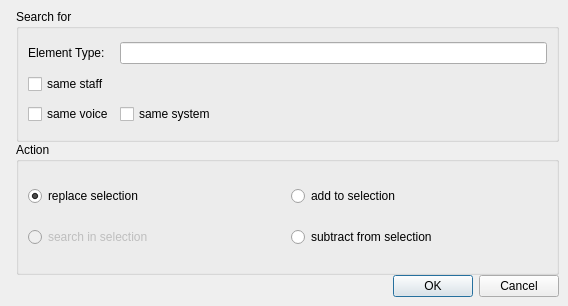
<?xml version="1.0" encoding="UTF-8"?>
<ui version="4.0">
 <class>SelectDialog</class>
 <widget class="QDialog" name="SelectDialog">
  <property name="geometry">
   <rect>
    <x>0</x>
    <y>0</y>
    <width>568</width>
    <height>306</height>
   </rect>
  </property>
  <property name="windowTitle">
   <string>MuseScore: Select</string>
  </property>
  <layout class="QHBoxLayout" name="horizontalLayout">
   <property name="spacing">
    <number>0</number>
   </property>
   <property name="margin">
    <number>0</number>
   </property>
   <item>
    <widget class="QLabel" name="label_3">
     <property name="sizePolicy">
      <sizepolicy hsizetype="Fixed" vsizetype="Ignored">
       <horstretch>0</horstretch>
       <verstretch>0</verstretch>
      </sizepolicy>
     </property>
     <property name="text">
      <string/>
     </property>
     <property name="pixmap">
      <pixmap resource="musescore.qrc">:/data/bg1.jpg</pixmap>
     </property>
    </widget>
   </item>
   <item>
    <layout class="QVBoxLayout" name="verticalLayout">
     <property name="margin">
      <number>9</number>
     </property>
     <item>
      <widget class="QGroupBox" name="groupBox_2">
       <property name="title">
        <string>Search for</string>
       </property>
       <property name="flat">
        <bool>false</bool>
       </property>
       <layout class="QGridLayout" name="gridLayout_2">
        <item row="0" column="0">
         <widget class="QLabel" name="label">
          <property name="text">
           <string>Element Type:</string>
          </property>
         </widget>
        </item>
        <item row="0" column="1">
         <widget class="QLineEdit" name="type">
          <property name="readOnly">
           <bool>true</bool>
          </property>
         </widget>
        </item>
        <item row="1" column="0">
         <widget class="QCheckBox" name="sameStaff">
          <property name="text">
           <string>same staff</string>
          </property>
         </widget>
        </item>
        <item row="2" column="0">
         <widget class="QCheckBox" name="sameVoice">
          <property name="text">
           <string>same voice</string>
          </property>
         </widget>
        </item>
        <item row="2" column="1">
         <widget class="QCheckBox" name="sameSystem">
          <property name="text">
           <string>same system</string>
          </property>
         </widget>
        </item>
       </layout>
      </widget>
     </item>
     <item>
      <widget class="QGroupBox" name="groupBox">
       <property name="title">
        <string>Action</string>
       </property>
       <property name="flat">
        <bool>false</bool>
       </property>
       <layout class="QGridLayout" name="gridLayout">
        <item row="0" column="0">
         <widget class="QRadioButton" name="replace">
          <property name="text">
           <string>replace selection</string>
          </property>
          <property name="checked">
           <bool>true</bool>
          </property>
         </widget>
        </item>
        <item row="0" column="1">
         <widget class="QRadioButton" name="add">
          <property name="text">
           <string>add to selection</string>
          </property>
         </widget>
        </item>
        <item row="1" column="0">
         <widget class="QRadioButton" name="fromSelection">
          <property name="enabled">
           <bool>false</bool>
          </property>
          <property name="text">
           <string>search in selection</string>
          </property>
         </widget>
        </item>
        <item row="1" column="1">
         <widget class="QRadioButton" name="subtract">
          <property name="text">
           <string>subtract from selection</string>
          </property>
         </widget>
        </item>
       </layout>
      </widget>
     </item>
     <item>
      <widget class="QDialogButtonBox" name="buttonBox">
       <property name="orientation">
        <enum>Qt::Horizontal</enum>
       </property>
       <property name="standardButtons">
        <set>QDialogButtonBox::Cancel|QDialogButtonBox::Ok</set>
       </property>
      </widget>
     </item>
    </layout>
   </item>
  </layout>
 </widget>
 <resources>
  <include location="musescore.qrc"/>
 </resources>
 <connections>
  <connection>
   <sender>buttonBox</sender>
   <signal>accepted()</signal>
   <receiver>SelectDialog</receiver>
   <slot>accept()</slot>
   <hints>
    <hint type="sourcelabel">
     <x>248</x>
     <y>254</y>
    </hint>
    <hint type="destinationlabel">
     <x>157</x>
     <y>274</y>
    </hint>
   </hints>
  </connection>
  <connection>
   <sender>buttonBox</sender>
   <signal>rejected()</signal>
   <receiver>SelectDialog</receiver>
   <slot>reject()</slot>
   <hints>
    <hint type="sourcelabel">
     <x>316</x>
     <y>260</y>
    </hint>
    <hint type="destinationlabel">
     <x>286</x>
     <y>274</y>
    </hint>
   </hints>
  </connection>
 </connections>
</ui>
